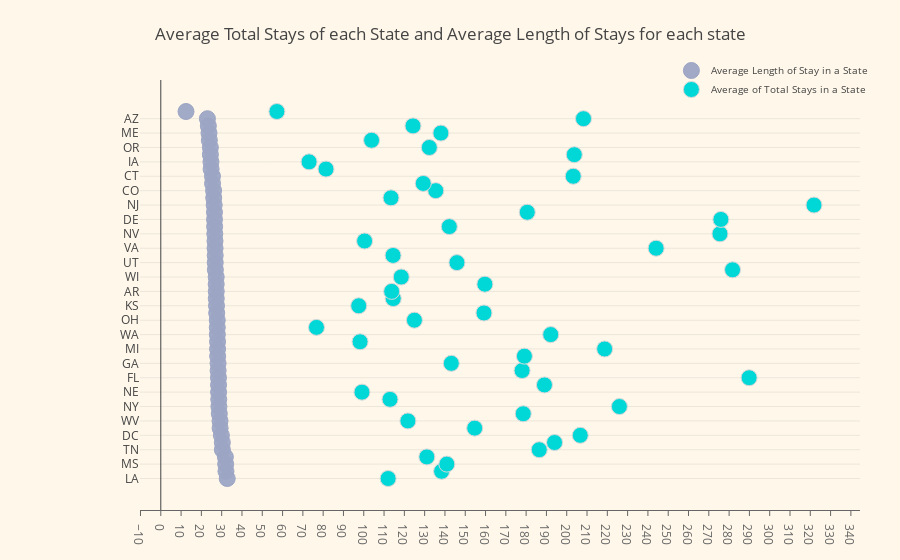

The notebook cell this image was saved under:
### Markdown cell above
## 4. Finding States / Facilities with poor average length of stay days 

### 4.1 States and their average total number stays (of different facilities) and average length of stays (in different facilities)

### Code cell
query2 = """SELECT
  state, AVG(average_length_of_stays_days) as average_length_of_stays_days, AVG(total_stays) as total_stays
FROM
  `bigquery-public-data.cms_medicare.nursing_facilities_2014`
  GROUP BY 
  state
ORDER BY
  average_length_of_stays_days DESC;
        """
response2 = medicare.query_to_pandas_safe(query2)
response2.head(10)


trace0 = go.Scatter(
    x=response2.average_length_of_stays_days,
    y=response2.state,
    mode='markers',
    name='Average Length of Stay in a State',
    marker=dict(
        color='rgba(156, 165, 196, 0.95)',
        line=dict(
            color='rgba(156, 165, 196, 1.0)',
            width=1,
        ),
        symbol='circle',
        size=16,
    )
)
trace1 = go.Scatter(
    x=response2.total_stays,
    y=response2.state,
    mode='markers',
    name='Average of Total Stays in a State ',
    marker=dict(
        color='#00d8d8',
        line=dict(
            color='rgba(217, 217, 217, 1.0)',
            width=1,
        ),
        symbol='circle',
        size=16,
    )
)

data = [trace0, trace1]
layout = go.Layout(
    title="Average Total Stays of each State and Average Length of Stays for each state ",
    xaxis=dict(
        showgrid=False,
        showline=True,
        linecolor='rgb(102, 102, 102)',
        titlefont=dict(
            color='rgb(204, 204, 204)'
        ),
        tickfont=dict(
            color='rgb(102, 102, 102)',
        ),
#         autotick=False,
        dtick=10,
        ticks='outside',
        tickcolor='rgb(102, 102, 102)',
    ),
    margin=dict(
        l=140,
        r=40,
        b=50,
        t=80
    ),
    legend=dict(
        font=dict(
            size=10,
        ),
        yanchor='middle',
        xanchor='right',
    ),
#     width=800,
    height=600,
    paper_bgcolor='rgb(254, 247, 234)',
    plot_bgcolor='rgb(254, 247, 234)',
    hovermode='closest',
)
fig = go.Figure(data=data, layout=layout)
iplot(fig, filename='lowest-oecd-votes-cast')

### Figure 1 — Plotly figure (JSON) as saved in the notebook; plotly's stock layout.template omitted (floating-point values rounded to 4 significant figures)
{"data": [{"marker": {"color": "rgba(156, 165, 196, 0.95)", "line": {"color": "rgba(156, 165, 196, 1.0)", "width": 1}, "size": 16, "symbol": "circle"}, "mode": "markers", "name": "Average Length of Stay in a State", "x": [32.73, 32.11, 31.97, 31.81, 30.35, 30.32, 29.86, 29.23, 29.18, 28.83, 28.63, 28.56, 28.48, 28.46, 28.42, 28.24, 28.21, 28.01, 27.98, 27.97, 27.86, 27.83, 27.82, 27.54, 27.45, 27.32, 27.32, 27.29, 27.29, 26.89, 26.81, 26.81, 26.74, 26.7, 26.6, 26.53, 26.47, 26.45, 26.31, 26.08, 26.01, 25.5, 25.47, 24.79, 24.71, 24.44, 24.43, 23.93, 23.75, 23.43, 22.97, 12.42], "y": ["LA", "IN", "MS", "TX", "TN", "IL", "DC", "KY", "WV", "CA", "NY", "WY", "NE", "SC", "FL", "NC", "GA", "NH", "MI", "HI", "WA", "SD", "OH", "VT", "KS", "ID", "AR", "PA", "WI", "MD", "UT", "MO", "VA", "OK", "NV", "NM", "DE", "AL", "NJ", "MT", "CO", "RI", "CT", "ND", "IA", "MA", "OR", "AK", "ME", "MN", "AZ", "PR"], "type": "scatter", "uid": "0bd9d24c-fda7-11eb-9659-0242ac130202"}, {"marker": {"color": "#00d8d8", "line": {"color": "rgba(217, 217, 217, 1.0)", "width": 1}, "size": 16, "symbol": "circle"}, "mode": "markers", "name": "Average of Total Stays in a State ", "x": [112.0, 138.3, 140.9, 131.1, 186.5, 194.0, 206.7, 154.7, 121.7, 178.6, 225.9, 112.9, 99.12, 189.0, 289.9, 178.0, 143.1, 179.1, 218.7, 98.17, 192.1, 76.71, 125.0, 159.2, 97.52, 114.5, 113.7, 159.7, 118.5, 281.7, 145.9, 114.4, 244.0, 100.4, 275.5, 142.1, 275.9, 180.6, 321.8, 113.4, 135.5, 129.3, 203.2, 81.39, 73.06, 203.7, 132.3, 103.9, 138, 124.3, 208.3, 57.2], "y": ["LA", "IN", "MS", "TX", "TN", "IL", "DC", "KY", "WV", "CA", "NY", "WY", "NE", "SC", "FL", "NC", "GA", "NH", "MI", "HI", "WA", "SD", "OH", "VT", "KS", "ID", "AR", "PA", "WI", "MD", "UT", "MO", "VA", "OK", "NV", "NM", "DE", "AL", "NJ", "MT", "CO", "RI", "CT", "ND", "IA", "MA", "OR", "AK", "ME", "MN", "AZ", "PR"], "type": "scatter", "uid": "0bd9d508-fda7-11eb-9659-0242ac130202"}], "layout": {"hovermode": "closest", "legend": {"font": {"size": 10}, "xanchor": "right", "yanchor": "middle"}, "margin": {"b": 50, "l": 140, "r": 40, "t": 80}, "paper_bgcolor": "rgb(254, 247, 234)", "plot_bgcolor": "rgb(254, 247, 234)", "title": {"text": "Average Total Stays of each State and Average Length of Stays for each state "}, "xaxis": {"dtick": 10, "linecolor": "rgb(102, 102, 102)", "showgrid": false, "showline": true, "tickcolor": "rgb(102, 102, 102)", "tickfont": {"color": "rgb(102, 102, 102)"}, "ticks": "outside", "title": {"font": {"color": "rgb(204, 204, 204)"}}, "type": "linear", "range": [-11.03, 345.3], "autorange": true}, "yaxis": {"type": "category", "range": [-4.239, 55.24], "autorange": true}, "autosize": true}}
